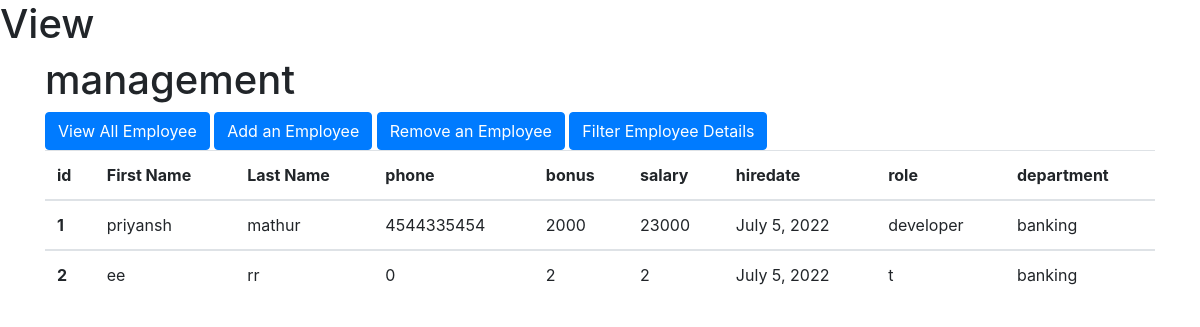
The app's page /all_emp with its own data.
### emp_app/models.py (models this page shows, shortened)
class Employee(models.Model):
    first_name = models.CharField(max_length=100,null=False)
    last_name = models.CharField(max_length=100, null = False)
    dept = models.ForeignKey(Department,on_delete=models.CASCADE)
    salary = models.IntegerField(default=0)
    bonus = models.IntegerField(default=0)
    role = models.ForeignKey(Role,on_delete=models.CASCADE)
    phone=models.IntegerField(default=0)
    hire_date=models.DateField()
    def __str__(self):
        return "%s %s %s"%(self.first_name,self.last_name,self.phone)

class Role(models.Model):
    name=models.CharField(max_length=100,null=False)

class Department(models.Model):
    name = models.CharField(max_length=100,null=False)
    location = models.CharField(max_length=100)

### emp_app/views.py (the view)
# urls.py: path('all_emp',views.all_emp,name='all_emp'),
def all_emp(request):
    emps = Employee.objects.all()
    context = {
        'emps': emps
    }
    print(context)
    return render(request, 'all_emp.html', context)

### emp_app/templates/all_emp.html (shortened to what this page needs)
<!doctype html>
<html lang="en">
  <head>
    <link rel="stylesheet" href="https://cdn.jsdelivr.net/npm/bootstrap@4.3.1/dist/css/bootstrap.min.css">
  </head>
  <body>
    <h1> View</h1>
    <div class="container">
  <h1> management</h1>
      <a class="btn btn-primary" href="all_emp" role="button">View All Employee</a>
       <a class="btn btn-primary" href="add_emp" role="button">Add an Employee</a>
       <a class="btn btn-primary" href="remove_emp" role="button">Remove an Employee</a>
       <a class="btn btn-primary" href="filter_emp" role="button">Filter Employee Details</a>
        <table class="table">
  <thead>
    <tr>
      <th scope="col">id</th>
      <th scope="col">First Name</th>
      <th scope="col">Last Name</th>
      <th scope="col">phone</th>
        <th scope="col">bonus</th>
        <th scope="col">salary</th>
        <th scope="col">hiredate</th>
        <th scope="col">role</th>
        <th scope="col">department</th>
    </tr>
  </thead>
            {% for emp in emps %}
  <tbody>
    <tr>
      <th scope="row">{{emp.id}}</th>
      <td>{{emp.first_name}}</td>
      <td>{{emp.last_name}}</td>
      <td>{{emp.phone}}</td>
        <td>{{emp.bonus}}</td>
        <td>{{emp.salary}}</td>
        <td>{{emp.hire_date}}</td>
        <td>{{emp.role.name}}</td>
        <td>{{emp.dept.name}}</td>
    </tr>
    {% endfor %}
  </tbody>
</table>
</div>
  </body>
</html>
</body>
</html>

### records on screen
Employee: id "1", first_name "priyansh", last_name "mathur", phone "4544335454", bonus "2000", salary "23000", hire_date "July 5, 2022", role.name "developer", dept.name "banking"
Employee: id "2", first_name "ee", last_name "rr", phone "0", bonus "2", salary "2", hire_date "July 5, 2022", role.name "t", dept.name "banking"
